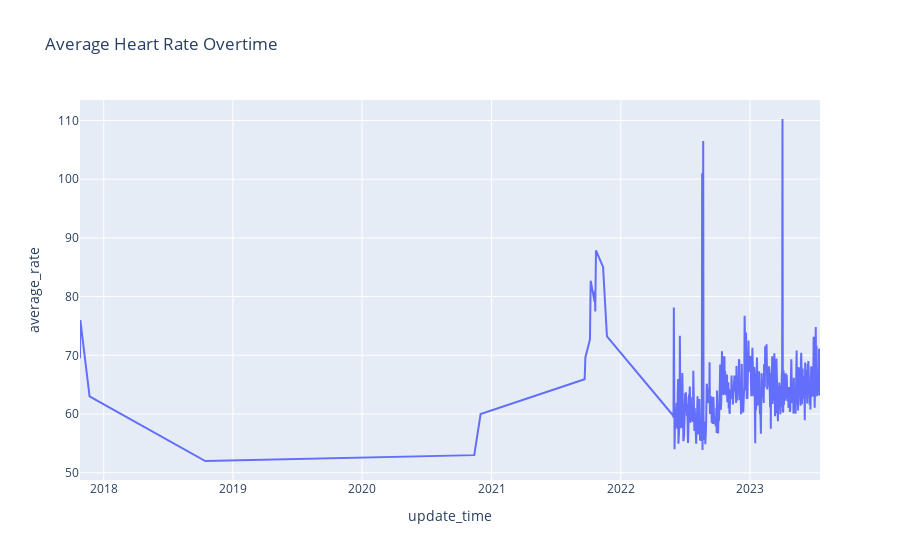

The notebook cell saved with this chart:
### Code cell
heart_fig = px.line(heart_stats, x='update_time', y='average_rate', title='Average Heart Rate Overtime', height = 500)
heart_fig.show()

### Figure 1 — Plotly figure (JSON) as saved in the notebook; plotly's stock layout.template omitted (floating-point values rounded to 4 significant figures; data arrays with more than 128 entries replaced by an {"elided": "..."} marker saying what was removed)
{"data": [{"hovertemplate": "update_time=%{x}<br>average_rate=%{y}<extra></extra>", "legendgroup": "", "line": {"color": "#636efa", "dash": "solid"}, "marker": {"symbol": "circle"}, "mode": "lines", "name": "", "orientation": "v", "showlegend": false, "type": "scatter", "x": {"elided": "430 str values"}, "xaxis": "x", "y": {"elided": "430 float values"}, "yaxis": "y"}], "layout": {"autosize": true, "legend": {"tracegroupgap": 0}, "title": {"text": "Average Heart Rate Overtime"}, "xaxis": {"anchor": "y", "autorange": true, "domain": [0, 1], "range": ["2017-10-26", "2023-07-18"], "title": {"text": "update_time"}, "type": "date"}, "yaxis": {"anchor": "x", "autorange": true, "domain": [0, 1], "range": [48.76, 113.5], "title": {"text": "average_rate"}, "type": "linear"}}}
